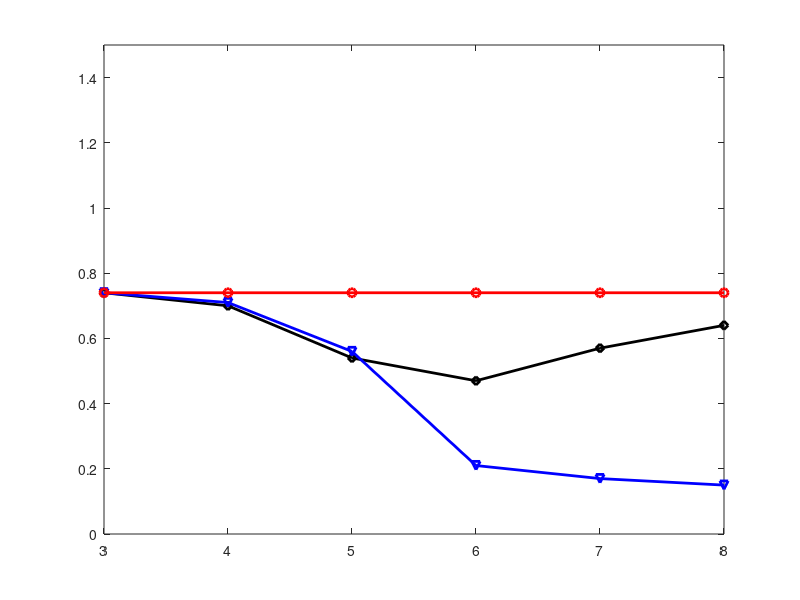

MATLAB code for this plot: (Note: this script raises an error after producing the figure.)
performance_metric_name = '$LRM_{E_l}$'; % TRM_{T_h}, LRM_{E_l}, LRM_{E_{cri}}
performance_metric_name_1 = 'SRM_All'; % PRM, SRM_All, SRM_C
%F_prep_fig4printing_Starter;

% Resiliency Performance Metric Figure

% System Size Vs. Resiliency Performance
SystemSize_Vector=[1,2,3,4,5,6];
%ResiliencyPerformance_Vector1_B=[7.125,6.020,4.750,2.375,0.230,0.0416]
ResiliencyPerformance_Vector1_MPC=[0.74,0.7,0.54,0.47,0.57,0.64];
ResiliencyPerformance_Vector1_Smart=[0.74,0.74,0.74,0.74,0.74,0.74];
ResiliencyPerformance_Vector1_Dumb=[0.74,0.71,0.56,0.21,0.17,0.15];

h1=figure(1);
hold on
box on

% P1=plot(SystemSize_Vector,ResiliencyPerformance_Vector_B,'or','LineWidth',2);
% P2=plot(SystemSize_Vector(1),ResiliencyPerformance_Vector_O(1),'*b','LineWidth',2);

P3=plot(SystemSize_Vector,ResiliencyPerformance_Vector1_MPC,'d-k','LineWidth',2);
P2=plot(SystemSize_Vector,ResiliencyPerformance_Vector1_Dumb,'v-b','LineWidth',2);
P1=plot(SystemSize_Vector,ResiliencyPerformance_Vector1_Smart,'o-r','LineWidth',2);

xticks([1 2 3 4 5 6])
xticklabels({'3','4','5','6','7','8'})
% ylim([0 150]);
ylim([0 1.5]);
%xlim([3 8]);
ax1 = ancestor(P1, 'axes');
xrule_1 = ax1.XAxis;
xrule_1.FontSize=14;
yrule_1 = ax1.YAxis;
yrule_1(1).FontSize=14;  

xlabel('AC Startup Factor ($\alpha_{I}$)','Interpreter','latex','FontSize', 14);
% ylabel('Resiliency Performance $(\%)$','Interpreter','latex','FontSize', 14);

%\begin{tabular}{c} Critical load not served \\ $(hours/day)$ \end{tabular}
ylabel(performance_metric_name,'Interpreter','latex','FontSize', 14);
%ylabel('Critical load not served $(hours/day)$','Interpreter','latex','FontSize', 14);

legend1=legend('MPC Controller','Baseline Controller','Rule-based Smart Controller');
legend boxoff
set(legend1,'Interpreter','latex','FontSize', 14);

box off
hold off;



%% Printing Figures to PDF

Figures={h1};

FigureName={strcat(performance_metric_name_1,'.pdf')};

for ii=1:1
   
    F_prep_fig4printing(Figures{ii}); % Preparing Figure
    
    print(Figures{ii},'-dpdf', FigureName{ii}); % Printing figure in PDF
    
end

 % print h2 -dpdf SoC_Baseline_Optimal.pdf


